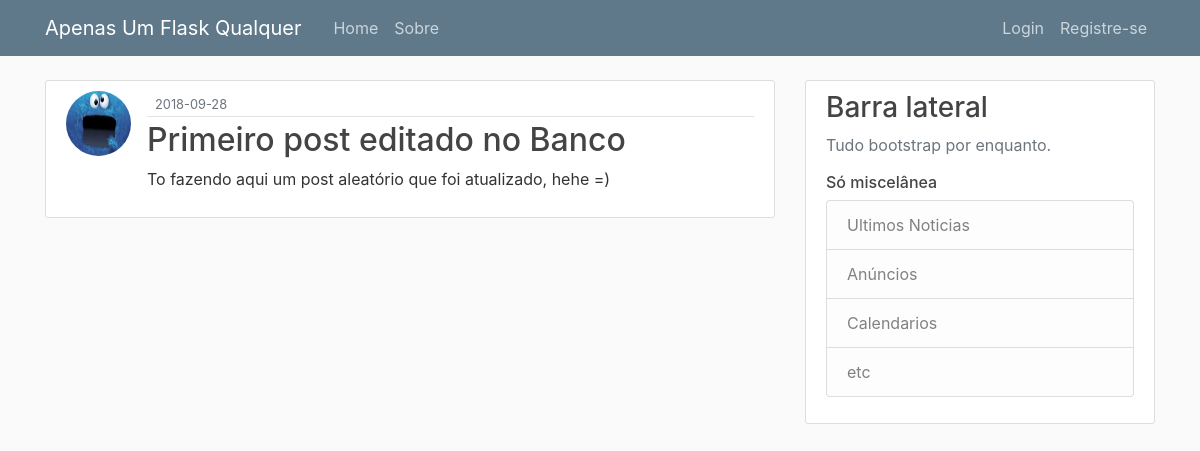
/posts/1, run on the app's committed database.
### flaskproj/models.py (models this page shows, shortened)
class User(db.Model, UserMixin):
	id = db.Column(db.Integer, primary_key=True)
	username = db.Column(db.String(20), unique=True, nullable=False)
	email = db.Column(db.String(120), unique=True, nullable=False)
	image_file = db.Column(db.String(20), nullable=False, default='default.jpg')
	password = db.Column(db.String(60), nullable=False)
	posts = db.relationship('Post', backref='author', lazy=True)

class Post(db.Model):
	id = db.Column(db.Integer, primary_key=True)
	title = db.Column(db.String(100), nullable=False)
	date_posted = db.Column(db.DateTime, nullable=False, default=datetime.utcnow)
	content = db.Column(db.Text, nullable=False)
	user_id = db.Column(db.Integer, db.ForeignKey('user.id'), nullable=False)

### flaskproj/posts/routes.py (the view)
@posts.route('/posts/<int:post_id>')
def post(post_id):
	post = Post.query.get_or_404(post_id)
	return render_template('post.html', titulo=post.title, post=post)

### flaskproj/templates/post.html (shortened to what this page needs)
{% extends "layout.html" %}
{% block content %}
        <article class="media content-section">
          <img class="rounded-circle article-img" src="{{ url_for('static', filename='perfil_images/' + post.author.image_file) }}" alt="" class="rounded-circle arcticle-img">
          <div class="media-body">
            <div class="article-metadata">
              <small class="text-muted">{{ post.date_posted.strftime('%Y-%m-%d') }}</small>
            </div>
              <h2 class="arcticle-title">{{ post.title }}</h2>
              <p class="article-content">{{ post.content }}</p>
          </div>
        </article>
{% endblock content %}

### flaskproj/static/main.css (style rules this page uses)
body { background: #fafafa; color: #333333; margin-top: 5rem; }
h1, h2, h3, h4, h5, h6 { color: #444444; }
.content-section { background: #ffffff; padding: 10px 20px; border: 1px solid #dddddd; border-radius: 3px; margin-bottom: 20px; }
.article-content { white-space: pre-line; }
.article-img { height: 65px; width: 65px; margin-right: 16px; }
.article-metadata { padding-bottom: 1px; margin-bottom: 4px; border-bottom: 1px solid #e3e3e3 }

### data on the page
User: image_file (picture)
Post: date_posted "2018-09-28", title "Primeiro post editado no Banco", content "To fazendo aqui um post aleatório que foi atualizado, hehe =)"
